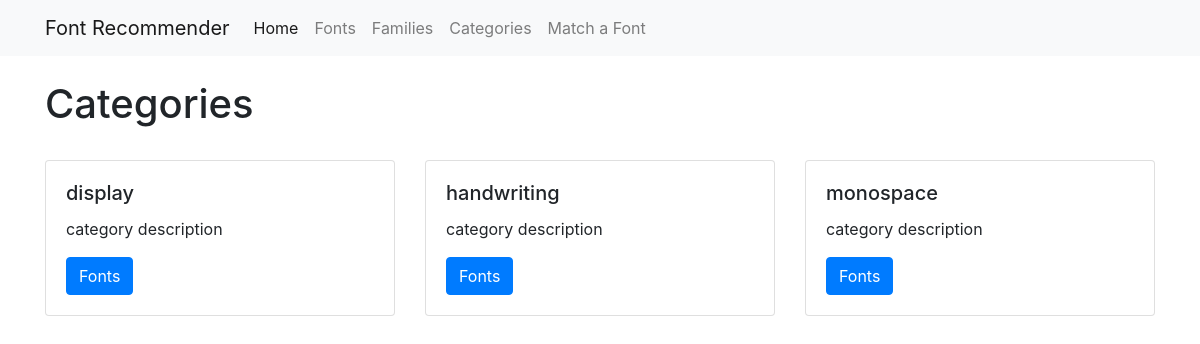
Page /categories/ on the earlier database version.
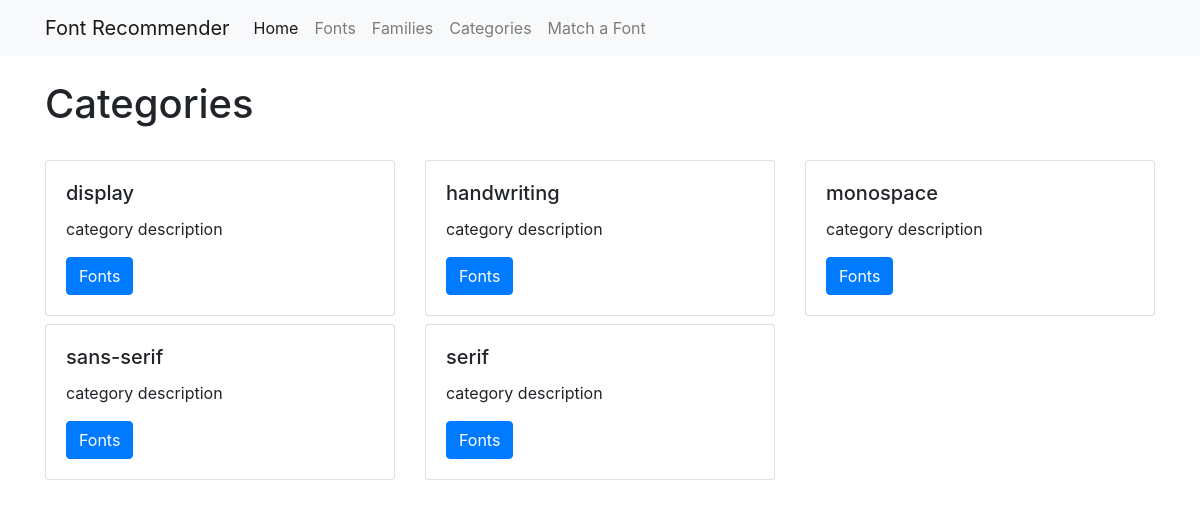
Same page on the later database version.
### categories/models.py (models this page shows, shortened)
class Category(models.Model):
    name = models.CharField(max_length=255, default=None, primary_key=True)
    class Meta:
        verbose_name_plural = 'Categories'

### categories/views.py (the view)
# urls.py: path('categories/', include('categories.urls')),
def categories(request):
    categories = Category.objects.all().order_by('name')
    context = {
        'categories': categories
    }
    return render(request, 'categories.html', context)

### categories/templates/categories.html (shortened to what this page needs)
{% extends "base.html" %}
{% load static %}
{% block page_content %}
<h1>Categories</h1>
<br>
<div class="row">
{% for category in categories %}
    <div class="col-md-4">
        <div class="card mb-2">
            <div class="card-body">
                <h5 class="card-title">{{ category.name }}</h5>
                <p class="card-text">category description</p>
                <a href="{% url 'category' category.pk %}"class="btn btn-primary">Fonts</a>
            </div>
        </div>
    </div>
    {% endfor %}
</div>
{% endblock %}

Differences in the rows shown:
added Category: name "sans-serif"
added Category: name "serif"
